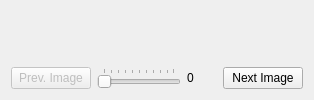
           <widget class="QWidget" name="layoutWidget">
            <layout class="QVBoxLayout" name="verticalLayout_2">
             <item>
              <layout class="QHBoxLayout" name="horizontalLayout_2">
               <item>
                <widget class="QWidget" name="pyqtgraph_widget" native="true">
                 <property name="sizePolicy">
                  <sizepolicy hsizetype="Expanding" vsizetype="Expanding">
                   <horstretch>0</horstretch>
                   <verstretch>0</verstretch>
                  </sizepolicy>
                 </property>
                </widget>
               </item>
              </layout>
             </item>
             <item>
              <layout class="QHBoxLayout" name="horizontalLayout_3">
               <item>
                <widget class="QPushButton" name="previous_image_button">
                 <property name="enabled">
                  <bool>false</bool>
                 </property>
                 <property name="text">
                  <string>Prev. Image</string>
                 </property>
                </widget>
               </item>
               <item>
                <widget class="QSlider" name="file_slider">
                 <property name="layoutDirection">
                  <enum>Qt::LeftToRight</enum>
                 </property>
                 <property name="orientation">
                  <enum>Qt::Horizontal</enum>
                 </property>
                 <property name="tickPosition">
                  <enum>QSlider::TicksAbove</enum>
                 </property>
                </widget>
               </item>
               <item>
                <widget class="QLabel" name="image_slider_value">
                 <property name="minimumSize">
                  <size>
                   <width>30</width>
                   <height>0</height>
                  </size>
                 </property>
                 <property name="maximumSize">
                  <size>
                   <width>30</width>
                   <height>16777215</height>
                  </size>
                 </property>
                 <property name="baseSize">
                  <size>
                   <width>50</width>
                   <height>0</height>
                  </size>
                 </property>
                 <property name="text">
                  <string>0</string>
                 </property>
                </widget>
               </item>
               <item>
                <widget class="QPushButton" name="next_image_button">
                 <property name="text">
                  <string>Next Image</string>
                 </property>
                </widget>
               </item>
              </layout>
             </item>
            </layout>
           </widget>
